Frame 1 (no input): blank canvas, image omitted
Frame 60 (the mouse pressed at the canvas centre just before this capture): blank canvas, image omitted
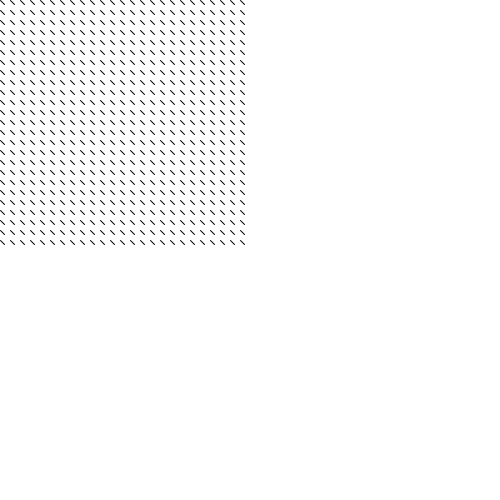
Frame 120 (the mouse held since frame 60 and released just before this capture)

The Processing sketch whose frames 1 and 60 were blank and that drew this single picture after the mouse press (run headless with seeded random() and noise(); from frame 60 on, the mouse is pressed at the canvas centre):

// Processing sketch: cc1_04_for_nest
// ── cc1_04_for_nest.pde
int xtra = 0;
int direction = 1;

void setup() {
  size(500, 500);
}

void draw() {
  background(255);
  smooth();
/*  int xDraw = 0;
  while ( xDraw < mouseX ) {
    line(xDraw, 0, xDraw, xDraw);
    xDraw = xDraw + 10; // xDraw += 10;
  }*/
  for( int xDraw = 0; xDraw < mouseX; xDraw+=10) {
    for(int yDraw = 0; yDraw < mouseY; yDraw+=10) {
      if (mousePressed)
        print(xDraw,", ",yDraw,"\n");
      line(xDraw, yDraw, xDraw+4, yDraw+4);
    }
  }
}

void keyPressed() {
  
}
